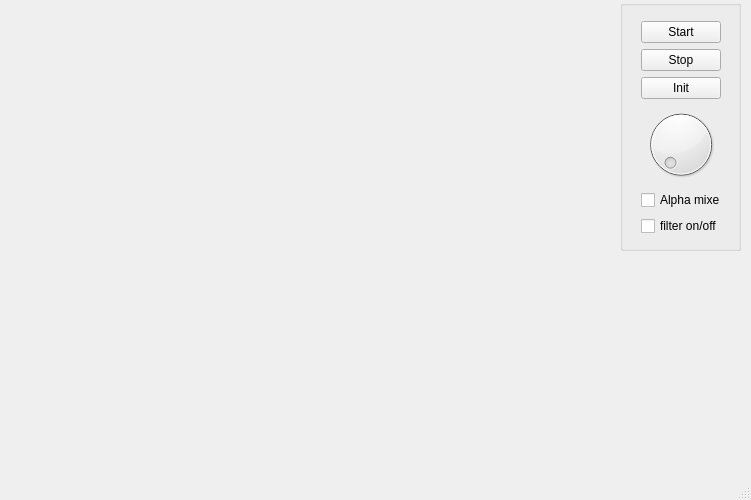
<?xml version="1.0" encoding="UTF-8"?>
<ui version="4.0">
 <class>PuzzleWindow</class>
 <widget class="QMainWindow" name="PuzzleWindow">
  <property name="enabled">
   <bool>true</bool>
  </property>
  <property name="geometry">
   <rect>
    <x>0</x>
    <y>0</y>
    <width>751</width>
    <height>500</height>
   </rect>
  </property>
  <property name="sizePolicy">
   <sizepolicy hsizetype="Preferred" vsizetype="Maximum">
    <horstretch>0</horstretch>
    <verstretch>0</verstretch>
   </sizepolicy>
  </property>
  <property name="minimumSize">
   <size>
    <width>150</width>
    <height>280</height>
   </size>
  </property>
  <property name="maximumSize">
   <size>
    <width>1000</width>
    <height>800</height>
   </size>
  </property>
  <property name="focusPolicy">
   <enum>Qt::NoFocus</enum>
  </property>
  <property name="windowTitle">
   <string>FIT9201KLIMOV_Puzzle</string>
  </property>
  <widget class="QWidget" name="centralWidget">
   <widget class="QGroupBox" name="puzzlePanel">
    <property name="geometry">
     <rect>
      <x>620</x>
      <y>0</y>
      <width>121</width>
      <height>251</height>
     </rect>
    </property>
    <property name="sizePolicy">
     <sizepolicy hsizetype="Minimum" vsizetype="Minimum">
      <horstretch>0</horstretch>
      <verstretch>0</verstretch>
     </sizepolicy>
    </property>
    <property name="maximumSize">
     <size>
      <width>121</width>
      <height>280</height>
     </size>
    </property>
    <property name="focusPolicy">
     <enum>Qt::StrongFocus</enum>
    </property>
    <property name="autoFillBackground">
     <bool>true</bool>
    </property>
    <property name="title">
     <string/>
    </property>
    <widget class="QWidget" name="layoutWidget">
     <property name="geometry">
      <rect>
       <x>10</x>
       <y>10</y>
       <width>102</width>
       <height>237</height>
      </rect>
     </property>
     <layout class="QVBoxLayout" name="verticalLayout_2">
      <item>
       <widget class="QPushButton" name="startDraw">
        <property name="text">
         <string>Start</string>
        </property>
       </widget>
      </item>
      <item>
       <widget class="QPushButton" name="stopDraw">
        <property name="text">
         <string>Stop</string>
        </property>
       </widget>
      </item>
      <item>
       <widget class="QPushButton" name="init">
        <property name="text">
         <string>Init</string>
        </property>
       </widget>
      </item>
      <item>
       <layout class="QVBoxLayout" name="verticalLayout_3">
        <item>
         <widget class="QDial" name="dial">
          <property name="maximum">
           <number>360</number>
          </property>
         </widget>
        </item>
        <item>
         <widget class="QCheckBox" name="checkBox_2">
          <property name="text">
           <string>Alpha mixer</string>
          </property>
         </widget>
        </item>
        <item>
         <widget class="QCheckBox" name="checkBox">
          <property name="text">
           <string>filter on/off</string>
          </property>
         </widget>
        </item>
       </layout>
      </item>
     </layout>
    </widget>
    <zorder>layoutWidget</zorder>
    <zorder>startDraw</zorder>
   </widget>
   <zorder>puzzlePanel</zorder>
   <zorder>layoutWidget</zorder>
  </widget>
  <widget class="QStatusBar" name="statusBar"/>
 </widget>
 <layoutdefault spacing="6" margin="11"/>
 <resources/>
 <connections>
  <connection>
   <sender>startDraw</sender>
   <signal>clicked()</signal>
   <receiver>PuzzleWindow</receiver>
   <slot>sl_onStartDraw()</slot>
   <hints>
    <hint type="sourcelabel">
     <x>621</x>
     <y>66</y>
    </hint>
    <hint type="destinationlabel">
     <x>365</x>
     <y>266</y>
    </hint>
   </hints>
  </connection>
  <connection>
   <sender>stopDraw</sender>
   <signal>clicked()</signal>
   <receiver>PuzzleWindow</receiver>
   <slot>sl_onStopDraw()</slot>
   <hints>
    <hint type="sourcelabel">
     <x>621</x>
     <y>95</y>
    </hint>
    <hint type="destinationlabel">
     <x>360</x>
     <y>319</y>
    </hint>
   </hints>
  </connection>
  <connection>
   <sender>init</sender>
   <signal>clicked()</signal>
   <receiver>PuzzleWindow</receiver>
   <slot>sl_onInit()</slot>
   <hints>
    <hint type="sourcelabel">
     <x>621</x>
     <y>124</y>
    </hint>
    <hint type="destinationlabel">
     <x>361</x>
     <y>363</y>
    </hint>
   </hints>
  </connection>
  <connection>
   <sender>checkBox</sender>
   <signal>stateChanged(int)</signal>
   <receiver>PuzzleWindow</receiver>
   <slot>sl_onFilterChanged(int)</slot>
   <hints>
    <hint type="sourcelabel">
     <x>622</x>
     <y>277</y>
    </hint>
    <hint type="destinationlabel">
     <x>110</x>
     <y>322</y>
    </hint>
   </hints>
  </connection>
  <connection>
   <sender>dial</sender>
   <signal>valueChanged(int)</signal>
   <receiver>PuzzleWindow</receiver>
   <slot>sl_onDegreeChanged(int)</slot>
   <hints>
    <hint type="sourcelabel">
     <x>682</x>
     <y>204</y>
    </hint>
    <hint type="destinationlabel">
     <x>415</x>
     <y>134</y>
    </hint>
   </hints>
  </connection>
  <connection>
   <sender>checkBox_2</sender>
   <signal>stateChanged(int)</signal>
   <receiver>PuzzleWindow</receiver>
   <slot>sl_onAlphaMixChanged(int)</slot>
   <hints>
    <hint type="sourcelabel">
     <x>658</x>
     <y>245</y>
    </hint>
    <hint type="destinationlabel">
     <x>524</x>
     <y>198</y>
    </hint>
   </hints>
  </connection>
 </connections>
 <slots>
  <slot>sl_onStartDraw()</slot>
  <slot>sl_onStopDraw()</slot>
  <slot>sl_onInit()</slot>
  <slot>sl_onFilterChanged(int)</slot>
  <slot>sl_onAlphaMixChanged(int)</slot>
  <slot>sl_onDegreeChanged(int)</slot>
  <slot>sl_onAlphaValueChanged(int)</slot>
 </slots>
</ui>
